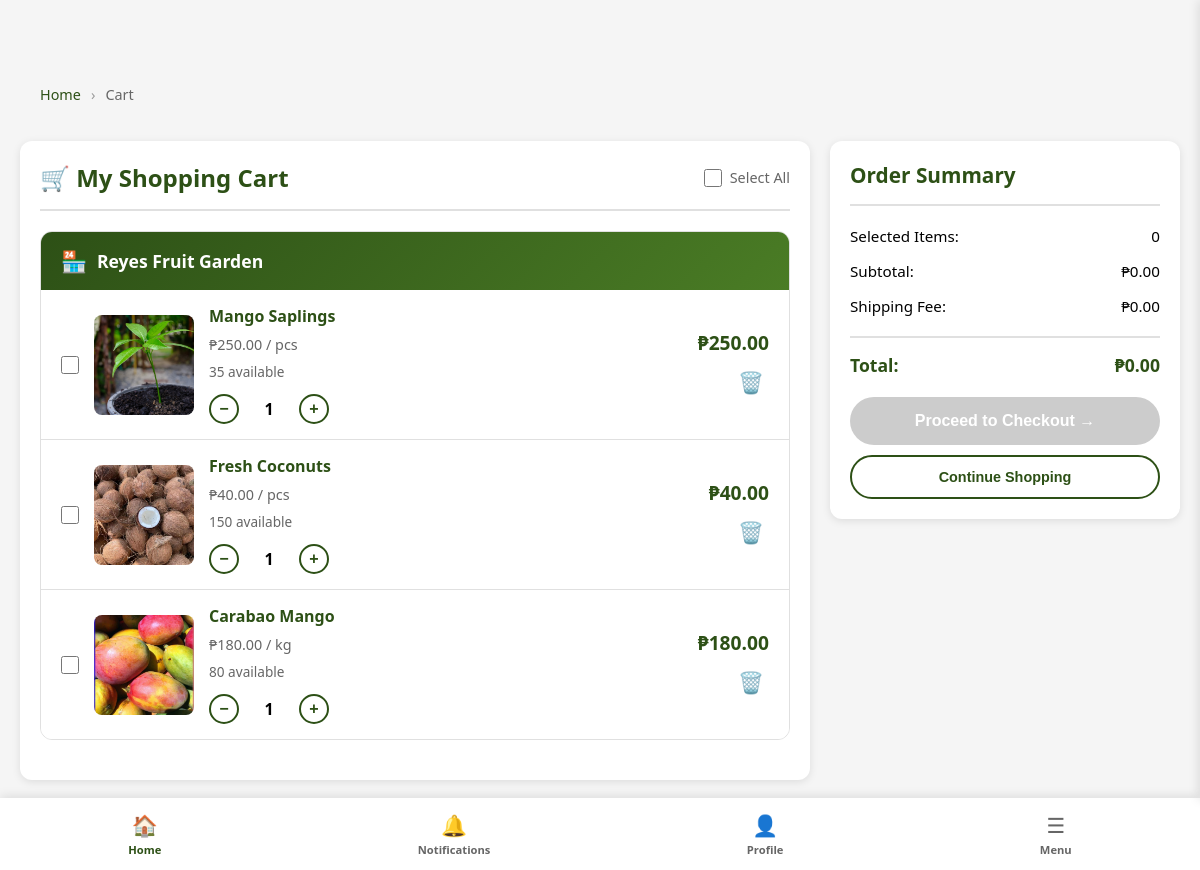
The app's page /public/item-handling/cart (signed in), older data.
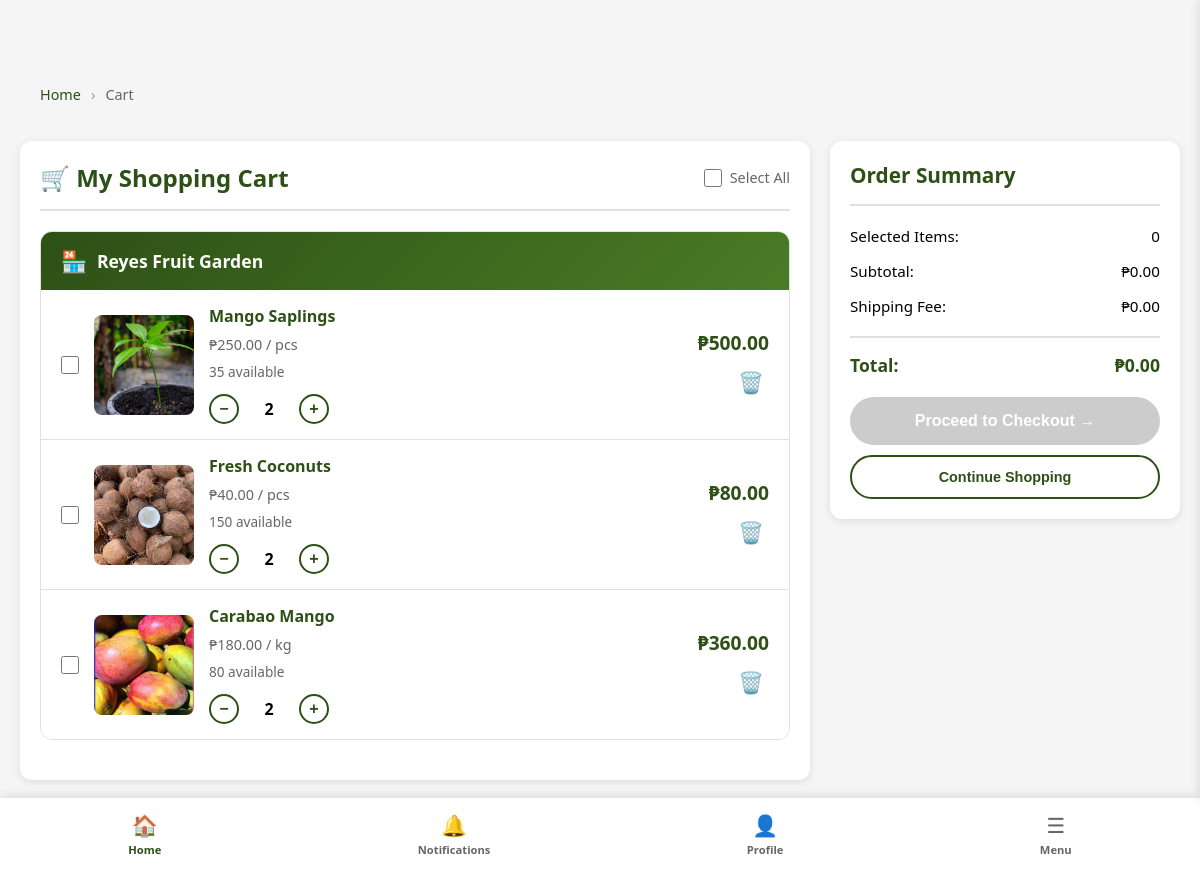
The same page, newer data.
### tables this page shows
CREATE TABLE `cart` (
  `cartID` int(11) NOT NULL,
  `buyerID` int(11) NOT NULL,
  `productID` int(11) NOT NULL,
  `quantity` int(11) NOT NULL DEFAULT 1,
  `added_at` timestamp NOT NULL DEFAULT current_timestamp(),
  `updated_at` timestamp NOT NULL DEFAULT current_timestamp() ON UPDATE current_timestamp()
);

CREATE TABLE `products` (
  `productID` int(11) NOT NULL,
  `shopID` int(11) DEFAULT NULL,
  `sellerID` int(11) NOT NULL,
  `categoryID` int(11) NOT NULL,
  `product_name` varchar(100) NOT NULL,
  `description` text DEFAULT NULL,
  `price` decimal(10,2) NOT NULL,
  `stock_quantity` int(11) NOT NULL DEFAULT 0,
  `reserved_quantity` int(11) DEFAULT 0,
  `low_stock_threshold` int(11) DEFAULT 5,
  `unit` varchar(50) DEFAULT NULL,
  `is_available` tinyint(1) DEFAULT 1,
  `created_at` timestamp NOT NULL DEFAULT current_timestamp(),
  `updated_at` timestamp NOT NULL DEFAULT current_timestamp() ON UPDATE current_timestamp()
);

CREATE TABLE `product_images` (
  `imageID` int(11) NOT NULL,
  `productID` int(11) NOT NULL,
  `image_path` varchar(500) NOT NULL,
  `is_main` tinyint(1) DEFAULT 0,
  `image_order` tinyint(1) DEFAULT 1,
  `file_size_kb` int(11) DEFAULT NULL,
  `uploaded_at` timestamp NOT NULL DEFAULT current_timestamp()
);

### app/models/Cart.php (called while the page is built, shortened)
<?php
require_once __DIR__ . '/../../config/database.php';
class Cart
{
    private $conn;
    private $table = 'cart';
    public function __construct()
    {
        $database = new Database();
        $this->conn = $database->connect();
    }
    public function getCartItemsGroupedByShop($buyerID)
    {
        $query = "
            SELECT
                c.cartID,
                c.productID,
                c.quantity,
                c.added_at,
                p.product_name,
                p.price,
                p.unit,
                p.stock_quantity,
                p.reserved_quantity,
                p.is_available,
                p.shopID,
                s.shop_name,
                s.shop_slug,
                pi.image_path as primary_image,
                (p.price * c.quantity) as item_subtotal
            FROM {$this->table} c
            INNER JOIN products p ON c.productID = p.productID
            INNER JOIN shops s ON p.shopID = s.shopID
            LEFT JOIN product_images pi ON p.productID = pi.productID AND pi.is_main = 1
            WHERE c.buyerID = :buyerID AND p.is_available = 1
            ORDER BY s.shop_name, c.added_at DESC
        ";
        $stmt = $this->conn->prepare($query);
        $stmt->bindParam(':buyerID', $buyerID, PDO::PARAM_INT);
        $stmt->execute();
        $items = $stmt->fetchAll(PDO::FETCH_ASSOC);
        $grouped = [];
        foreach ($items as $item) {
            $shopID = $item['shopID'];
            if (!isset($grouped[$shopID])) {
                $grouped[$shopID] = [
                    'shop_name' => $item['shop_name'],
                    'shop_slug' => $item['shop_slug'],
                    'items' => [],
                    'shop_subtotal' => 0
                ];
            }
            $grouped[$shopID]['items'][] = $item;
            $grouped[$shopID]['shop_subtotal'] += $item['item_subtotal'];
        }
        return $grouped;
    }
}
?>

### config/database.php (called while the page is built)
<?php
class Database
{
    private $host = "localhost";
    private $user = "root";
    private $pass = "";
    private $dbname = "agri_db";
    private $conn;
    public function connect()
    {
        if ($this->conn === null) {
            try {
                $dsn = "mysql:host={$this->host};dbname={$this->dbname};charset=utf8mb4";
                $this->conn = new PDO($dsn, $this->user, $this->pass);
                $this->conn->setAttribute(PDO::ATTR_ERRMODE, PDO::ERRMODE_EXCEPTION);
            } catch (PDOException $e) {
                die("Database Error: " . $e->getMessage());
            }
        }
        return $this->conn;
    }
}

### app/views/item-handling/cart.php (the view, shortened to what the changed rows need)
<?php
require_once __DIR__ . '/../../../config/config.php';
require_once __DIR__ . '/../../../config/database.php';
require_once __DIR__ . '/../../controllers/CartController.php';
require_once __DIR__ . '/../../models/Cart.php';
$buyerID = $_SESSION['user_id'];
$cartModel = new Cart();
$cartItemsGrouped = $cartModel->getCartItemsGroupedByShop($buyerID);
?>
<!DOCTYPE html>
<html lang="en">
<head>
    <link rel="stylesheet" href="<?= BASE_URL ?>css/marketplace/marketplace.css">
    <link rel="stylesheet" href="<?= BASE_URL ?>css/responsive.css">
    <link rel="stylesheet" href="<?= BASE_URL ?>css/item-handling/cart.css">
</head>
<body>
    <?php require_once __DIR__ . '/../marketplace/marketnav.php'; ?>
    <?php if (empty($cartItemsGrouped)): ?>
        <main class="main-content">
            <div class="cart-container">
                <div class="cart-items-container">
                    <div class="empty-cart">
                        <div class="empty-cart-icon">🛒</div>
                        <h3>Your cart is empty</h3>
                        <p>Browse our marketplace and add items to your cart!</p>
                        <a href="<?= BASE_URL ?>marketplace" class="shop-now-btn">Start Shopping</a>
                    </div>
                </div>
            </div>
        </main>
    <?php else: ?>
        <main class="main-content">
            <br>
            <div class="cart-container">
                <div class="cart-items-container">
                    <div class="cart-header">
                        <h2>🛒 My Shopping Cart</h2>
                    </div>
                    <div id="cartContent">
                        <?php foreach ($cartItemsGrouped as $shopID => $shop): ?>
                            <div class="shop-section">
                                <div class="shop-header">
                                    <span class="shop-icon">🏪</span>
                                    <div class="shop-name">
                                        <?= htmlspecialchars($shop['shop_name']) ?>
                                    </div>
                                </div>
                                <?php foreach ($shop['items'] as $item): ?>
                                    <?php
                                    $itemTotal = $item['price'] * $item['quantity'];
                                    $availableStock = $item['stock_quantity'] - $item['reserved_quantity'];
                                    ?>
                                    <div class="cart-item-card"
                                        data-product-id="<?= $item['productID'] ?>"
                                        data-price="<?= number_format($item['price'], 2, '.', '') ?>">
                                        <input type="checkbox"
                                            class="item-checkbox"
                                            onchange="calculateCartTotal()">
                                        <?php
                                        if (!empty($item['primary_image'])) {
                                            $imagePath = ltrim($item['primary_image'], '/');
                                            $imageUrl = BASE_URL . $imagePath;
                                        } else {
                                            $imageUrl = BASE_URL . 'images/placeholder.jpg';
                                        }
                                        ?>
                                        <img src="<?= htmlspecialchars($imageUrl) ?>"
                                            alt="<?= htmlspecialchars($item['product_name']) ?>"
                                            class="cart-item-image"
                                            onerror="this.src='<?= BASE_URL ?>images/placeholder.jpg'">
                                        <div class="cart-item-info">
                                            <h3 class="cart-item-name">
                                                <?= htmlspecialchars($item['product_name']) ?>
                                            </h3>
                                            <p class="cart-item-price">
                                                ₱<?= number_format($item['price'], 2) ?> / <?= htmlspecialchars($item['unit']) ?>
                                            </p>
                                            <p class="cart-item-stock" style="font-size: 0.85rem; color: <?= $availableStock < 10 ? '#ff9800' : '#666' ?>;">
                                                <?php if ($availableStock > 0): ?>
                                                    <?= $availableStock ?> available
                                                <?php else: ?>
                                                    Out of stock
                                                <?php endif; ?>
                                            </p>
                                            <div class="cart-qty-controls">
                                                <button class="cart-qty-btn"
                                                    onclick="updateQty(<?= $item['productID'] ?>, -1)"
                                                    aria-label="Decrease quantity">−</button>
                                                <span class="cart-qty-number" id="qty-<?= $item['productID'] ?>">
                                                    <?= $item['quantity'] ?>
                                                </span>
                                                <button class="cart-qty-btn"
                                                    onclick="updateQty(<?= $item['productID'] ?>, 1)"
                                                    aria-label="Increase quantity">+</button>
                                            </div>
                                        </div>
                                        <div class="cart-item-actions">
                                            <div class="cart-item-total">
                                                ₱<?= number_format($itemTotal, 2) ?>
                                            </div>
                                            <button class="remove-item-btn"
                                                onclick="removeItem(<?= $item['productID'] ?>)"
                                                aria-label="Remove item"
                                                title="Remove from cart">
                                                🗑️
                                            </button>
                                        </div>
                                    </div>
                                <?php endforeach; ?>
                            </div>
                        <?php endforeach; ?>
                    </div>
                </div>
            </div>
        </main>
    <?php endif; ?>
</body>
</html>

Row changes from the older to the newer data that the page shows:
changed cart "Mango Saplings": quantity "1" → "2"; itemTotal "250.00" → "500.00"
changed cart "Fresh Coconuts": quantity "1" → "2"; itemTotal "40.00" → "80.00"
changed cart "Carabao Mango": quantity "1" → "2"; itemTotal "180.00" → "360.00"
